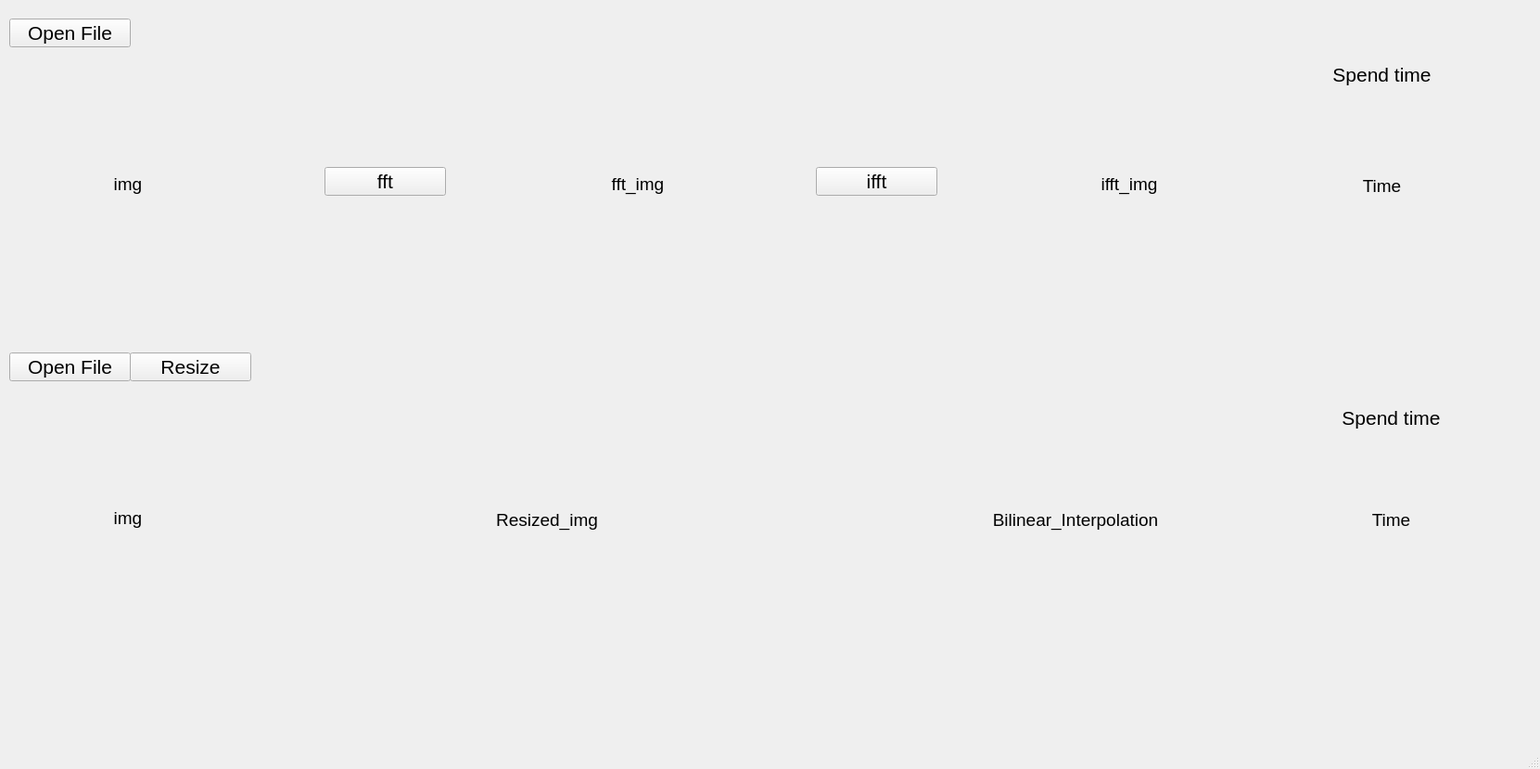
<?xml version="1.0" encoding="UTF-8"?>
<ui version="4.0">
 <class>MainWindow</class>
 <widget class="QMainWindow" name="MainWindow">
  <property name="geometry">
   <rect>
    <x>0</x>
    <y>0</y>
    <width>1661</width>
    <height>829</height>
   </rect>
  </property>
  <property name="windowTitle">
   <string>MainWindow</string>
  </property>
  <widget class="QWidget" name="centralwidget">
   <widget class="QPushButton" name="open_buttom">
    <property name="geometry">
     <rect>
      <x>10</x>
      <y>20</y>
      <width>131</width>
      <height>31</height>
     </rect>
    </property>
    <property name="font">
     <font>
      <pointsize>16</pointsize>
     </font>
    </property>
    <property name="text">
     <string>Open File</string>
    </property>
   </widget>
   <widget class="QLabel" name="img">
    <property name="geometry">
     <rect>
      <x>10</x>
      <y>70</y>
      <width>256</width>
      <height>256</height>
     </rect>
    </property>
    <property name="font">
     <font>
      <pointsize>14</pointsize>
     </font>
    </property>
    <property name="text">
     <string>img</string>
    </property>
    <property name="alignment">
     <set>Qt::AlignCenter</set>
    </property>
   </widget>
   <widget class="QPushButton" name="fft_buttom">
    <property name="geometry">
     <rect>
      <x>350</x>
      <y>180</y>
      <width>131</width>
      <height>31</height>
     </rect>
    </property>
    <property name="font">
     <font>
      <pointsize>16</pointsize>
     </font>
    </property>
    <property name="text">
     <string>fft</string>
    </property>
   </widget>
   <widget class="QLabel" name="fft_img">
    <property name="geometry">
     <rect>
      <x>560</x>
      <y>70</y>
      <width>256</width>
      <height>256</height>
     </rect>
    </property>
    <property name="font">
     <font>
      <pointsize>14</pointsize>
     </font>
    </property>
    <property name="text">
     <string>fft_img</string>
    </property>
    <property name="alignment">
     <set>Qt::AlignCenter</set>
    </property>
   </widget>
   <widget class="QPushButton" name="ifft_buttom">
    <property name="geometry">
     <rect>
      <x>880</x>
      <y>180</y>
      <width>131</width>
      <height>31</height>
     </rect>
    </property>
    <property name="font">
     <font>
      <pointsize>16</pointsize>
     </font>
    </property>
    <property name="text">
     <string>ifft</string>
    </property>
   </widget>
   <widget class="QLabel" name="ifft_img">
    <property name="geometry">
     <rect>
      <x>1090</x>
      <y>70</y>
      <width>256</width>
      <height>256</height>
     </rect>
    </property>
    <property name="font">
     <font>
      <pointsize>14</pointsize>
     </font>
    </property>
    <property name="text">
     <string>ifft_img</string>
    </property>
    <property name="alignment">
     <set>Qt::AlignCenter</set>
    </property>
   </widget>
   <widget class="QLabel" name="text">
    <property name="geometry">
     <rect>
      <x>1390</x>
      <y>40</y>
      <width>201</width>
      <height>81</height>
     </rect>
    </property>
    <property name="font">
     <font>
      <pointsize>16</pointsize>
     </font>
    </property>
    <property name="text">
     <string>Spend time</string>
    </property>
    <property name="alignment">
     <set>Qt::AlignCenter</set>
    </property>
   </widget>
   <widget class="QLabel" name="time">
    <property name="geometry">
     <rect>
      <x>1430</x>
      <y>160</y>
      <width>121</width>
      <height>81</height>
     </rect>
    </property>
    <property name="font">
     <font>
      <pointsize>14</pointsize>
     </font>
    </property>
    <property name="text">
     <string>Time</string>
    </property>
    <property name="alignment">
     <set>Qt::AlignCenter</set>
    </property>
   </widget>
   <widget class="QPushButton" name="open_buttom_2">
    <property name="geometry">
     <rect>
      <x>10</x>
      <y>380</y>
      <width>131</width>
      <height>31</height>
     </rect>
    </property>
    <property name="font">
     <font>
      <pointsize>16</pointsize>
     </font>
    </property>
    <property name="text">
     <string>Open File</string>
    </property>
   </widget>
   <widget class="QLabel" name="ori_img">
    <property name="geometry">
     <rect>
      <x>10</x>
      <y>430</y>
      <width>256</width>
      <height>256</height>
     </rect>
    </property>
    <property name="font">
     <font>
      <pointsize>14</pointsize>
     </font>
    </property>
    <property name="text">
     <string>img</string>
    </property>
    <property name="alignment">
     <set>Qt::AlignCenter</set>
    </property>
   </widget>
   <widget class="QLabel" name="resized_img">
    <property name="geometry">
     <rect>
      <x>350</x>
      <y>320</y>
      <width>480</width>
      <height>480</height>
     </rect>
    </property>
    <property name="font">
     <font>
      <pointsize>14</pointsize>
     </font>
    </property>
    <property name="text">
     <string>Resized_img</string>
    </property>
    <property name="alignment">
     <set>Qt::AlignCenter</set>
    </property>
   </widget>
   <widget class="QLabel" name="Bilinear_img">
    <property name="geometry">
     <rect>
      <x>920</x>
      <y>320</y>
      <width>480</width>
      <height>480</height>
     </rect>
    </property>
    <property name="font">
     <font>
      <pointsize>14</pointsize>
     </font>
    </property>
    <property name="text">
     <string>Bilinear_Interpolation</string>
    </property>
    <property name="alignment">
     <set>Qt::AlignCenter</set>
    </property>
   </widget>
   <widget class="QLabel" name="time_2">
    <property name="geometry">
     <rect>
      <x>1440</x>
      <y>520</y>
      <width>121</width>
      <height>81</height>
     </rect>
    </property>
    <property name="font">
     <font>
      <pointsize>14</pointsize>
     </font>
    </property>
    <property name="text">
     <string>Time</string>
    </property>
    <property name="alignment">
     <set>Qt::AlignCenter</set>
    </property>
   </widget>
   <widget class="QLabel" name="text_2">
    <property name="geometry">
     <rect>
      <x>1400</x>
      <y>410</y>
      <width>201</width>
      <height>81</height>
     </rect>
    </property>
    <property name="font">
     <font>
      <pointsize>16</pointsize>
     </font>
    </property>
    <property name="text">
     <string>Spend time</string>
    </property>
    <property name="alignment">
     <set>Qt::AlignCenter</set>
    </property>
   </widget>
   <widget class="QPushButton" name="size_buttom">
    <property name="geometry">
     <rect>
      <x>140</x>
      <y>380</y>
      <width>131</width>
      <height>31</height>
     </rect>
    </property>
    <property name="font">
     <font>
      <pointsize>16</pointsize>
     </font>
    </property>
    <property name="text">
     <string>Resize</string>
    </property>
   </widget>
  </widget>
  <widget class="QStatusBar" name="statusbar"/>
 </widget>
 <resources/>
 <connections/>
</ui>
